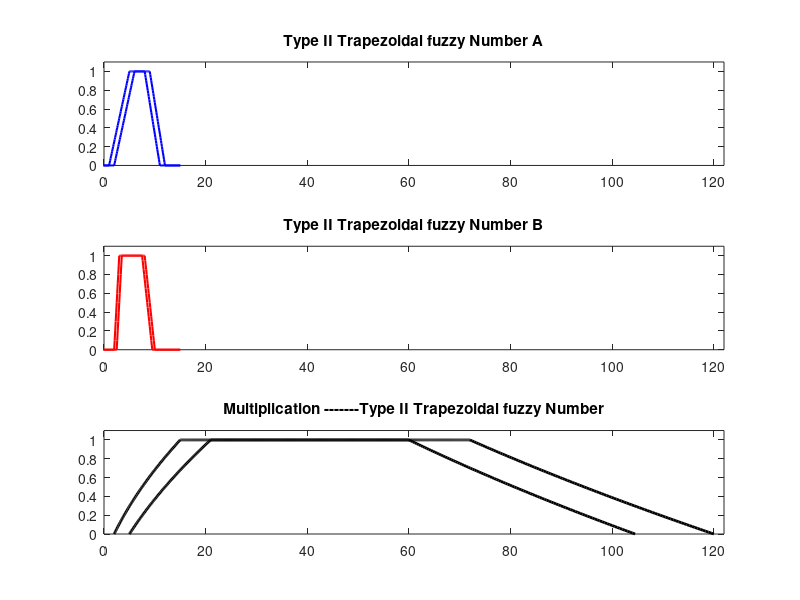

MATLAB code to generate this figure:
clear
clc
%  Shahab Sotudian--94125091
% Trapezoidal Number Operations
% Type_II fuzzy Trapezoidal  Number A
a1L=1;
a2L=5;
a3L=9;
a4L=12;

a1U=2;
a2U=6;
a3U=8;
a4U=11;
% Type_II fuzzy Trapezoidal Number B
b1L=2;
b2L=3;
b3L=8;
b4L=10;

b1U=2.5;
b2U=3.5;
b3U=7.5;
b4U=9.5;

alfa=0;
y=[];
l = -5:0.1:15;
% alfa cut
AL=[((a2L-a1L)*alfa+a1L),(-(a4L-a3L)*alfa+a4L)];
BL=[((b2L-b1L)*alfa+b1L),(-(b4L-b3L)*alfa+b4L)];

AU=[((a2U-a1U)*alfa+a1U),(-(a4U-a3U)*alfa+a4U)];
BU=[((b2U-b1U)*alfa+b1U),(-(b4U-b3U)*alfa+b4U)];

% Multiplication 
for i=1:1:101
    alfa=(i-1)/100;
   y(i)=alfa;
s1L(i)=((a2L-a1L)*alfa+a1L).*((b2L-b1L)*alfa+b1L);
s2L(i)=(-(a4L-a3L)*alfa+a4L).*(-(b4L-b3L)*alfa+b4L);

s1U(i)=((a2U-a1U)*alfa+a1U).*((b2U-b1U)*alfa+b1U);
s2U(i)=(-(a4U-a3U)*alfa+a4U).*(-(b4U-b3U)*alfa+b4U);

end



       subplot(311)
h1=trapmf(l,[1 5 9 12]);
plot(l,h1,'b','linewidth',1.5)
hold on
h2=trapmf(l,[2 6 8 11]);
plot(l,h2,'b','linewidth',1.5)
title('Type II Trapezoidal fuzzy Number A')
axis([0,122,0,1.1])

       subplot(312)
h3=trapmf(l,[2,3,8,10]);
plot(l,h3,'r','linewidth',1.5)
hold on
h4=trapmf(l,[2.5,3.5,7.5,9.5]);
plot(l,h4,'r','linewidth',1.5)
title('Type II Trapezoidal fuzzy Number B')
axis([0,122,0,1.1])

      subplot(313)
plot(s1L,y,'k','linewidth',2)
hold on
plot(s2L,y,'k','linewidth',2)
hold on
s3L=s1L(101):0.1:s2L(101);
p=ones([size(s3L),1]);
plot(s3L,p,'k','linewidth',2)
hold on
plot(s1U,y,'k','linewidth',2)
hold on
plot(s2U,y,'k','linewidth',2)
hold on
s3U=s1U(101):0.1:s2U(101);
p=ones([size(s3U),1]);
plot(s3U,p,'k','linewidth',2)

axis([0,122,0,1.1])
title('Multiplication -------Type II Trapezoidal fuzzy Number')
